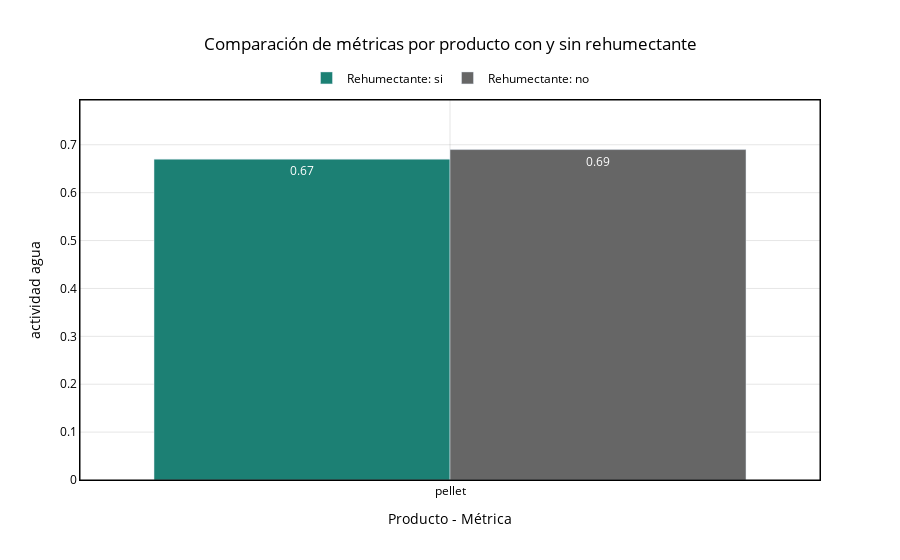

Write notebook code for a chart like this one.
### Code cell
fig = rehumectante_comparison_plot_styled(
    raw[raw["producto"]=='pellet'],
    metrics=["actividad agua",],
    show_percentage_change=True,
    #save_path=f"{ROOT_IMAGEN}/comparacion_rehumectante_aw.html",  # Aquí la ruta y formato
    save_format="html"
)
fig.show()
s3.save_plotly_html(fig, "comparacion_rehumectante_aw.html")

### Figure 1 — Plotly figure (JSON) as saved in the notebook; plotly's stock layout.template omitted (floating-point values rounded to 4 significant figures)
{"data": [{"marker": {"color": "#1c8074"}, "name": "Rehumectante: si", "text": ["0.67"], "textposition": "auto", "type": "bar", "x": ["pellet"], "y": [0.67]}, {"marker": {"color": "#666666"}, "name": "Rehumectante: no", "text": ["0.69"], "textposition": "auto", "type": "bar", "x": ["pellet"], "y": [0.69]}], "layout": {"barmode": "group", "legend": {"font": {"color": "black"}, "orientation": "h", "x": 0.5, "xanchor": "center", "y": 1.02, "yanchor": "bottom"}, "paper_bgcolor": "rgba(0,0,0,0)", "plot_bgcolor": "rgba(0,0,0,0)", "shapes": [{"line": {"color": "black", "width": 1}, "type": "rect", "x0": 0, "x1": 1, "xref": "paper", "y0": 0, "y1": 1, "yref": "paper"}], "title": {"font": {"color": "black"}, "text": "Comparación de métricas por producto con y sin rehumectante", "x": 0.5}, "xaxis": {"gridcolor": "rgba(0,0,0,0.1)", "linecolor": "black", "mirror": true, "showline": true, "tickfont": {"color": "black"}, "title": {"font": {"color": "black"}, "text": "Producto - Métrica"}}, "yaxis": {"gridcolor": "rgba(0,0,0,0.1)", "linecolor": "black", "mirror": true, "range": [0, 0.7935], "showline": true, "tickfont": {"color": "black"}, "title": {"font": {"color": "black"}, "text": "actividad agua"}}}}
